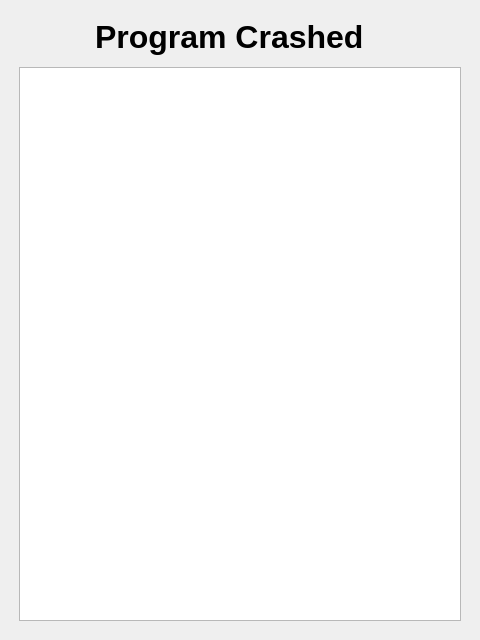
<?xml version="1.0" encoding="UTF-8"?>
<ui version="4.0">
 <class>Dialog</class>
 <widget class="QDialog" name="Dialog">
  <property name="geometry">
   <rect>
    <x>0</x>
    <y>0</y>
    <width>480</width>
    <height>640</height>
   </rect>
  </property>
  <property name="windowTitle">
   <string>Crash Report</string>
  </property>
  <property name="windowIcon">
   <iconset resource="resources.qrc">
    <normaloff>:/Tango-dialog-error.png</normaloff>:/Tango-dialog-error.png</iconset>
  </property>
  <layout class="QVBoxLayout" name="verticalLayout">
   <item>
    <layout class="QGridLayout" name="gridLayout">
     <property name="leftMargin">
      <number>8</number>
     </property>
     <property name="topMargin">
      <number>8</number>
     </property>
     <property name="rightMargin">
      <number>8</number>
     </property>
     <property name="bottomMargin">
      <number>8</number>
     </property>
     <property name="spacing">
      <number>12</number>
     </property>
     <item row="0" column="0">
      <layout class="QHBoxLayout" name="horizontalLayout">
       <item>
        <widget class="QLabel" name="iconLabel">
         <property name="maximumSize">
          <size>
           <width>64</width>
           <height>64</height>
          </size>
         </property>
         <property name="text">
          <string/>
         </property>
         <property name="pixmap">
          <pixmap resource="resources.qrc">:/Tango-dialog-error.png</pixmap>
         </property>
         <property name="scaledContents">
          <bool>true</bool>
         </property>
        </widget>
       </item>
       <item>
        <widget class="QLabel" name="titleLabel">
         <property name="font">
          <font>
           <pointsize>24</pointsize>
           <bold>true</bold>
          </font>
         </property>
         <property name="text">
          <string>Program Crashed</string>
         </property>
        </widget>
       </item>
      </layout>
     </item>
     <item row="1" column="0">
      <widget class="QTextBrowser" name="contentText">
       <property name="html">
        <string>&lt;!DOCTYPE HTML PUBLIC &quot;-//W3C//DTD HTML 4.0//EN&quot; &quot;http://www.w3.org/TR/REC-html40/strict.dtd&quot;&gt;
&lt;html&gt;&lt;head&gt;&lt;meta name=&quot;qrichtext&quot; content=&quot;1&quot; /&gt;&lt;meta charset=&quot;utf-8&quot; /&gt;&lt;style type=&quot;text/css&quot;&gt;
p, li { white-space: pre-wrap; }
hr { height: 1px; border-width: 0; }
&lt;/style&gt;&lt;/head&gt;&lt;body style=&quot; font-family:'Noto Sans'; font-size:14pt; font-weight:400; font-style:normal;&quot;&gt;
&lt;p style=&quot;-qt-paragraph-type:empty; margin-top:0px; margin-bottom:0px; margin-left:0px; margin-right:0px; -qt-block-indent:0; text-indent:0px;&quot;&gt;&lt;br /&gt;&lt;/p&gt;&lt;/body&gt;&lt;/html&gt;</string>
       </property>
      </widget>
     </item>
    </layout>
   </item>
  </layout>
 </widget>
 <resources>
  <include location="resources.qrc"/>
 </resources>
 <connections/>
</ui>
